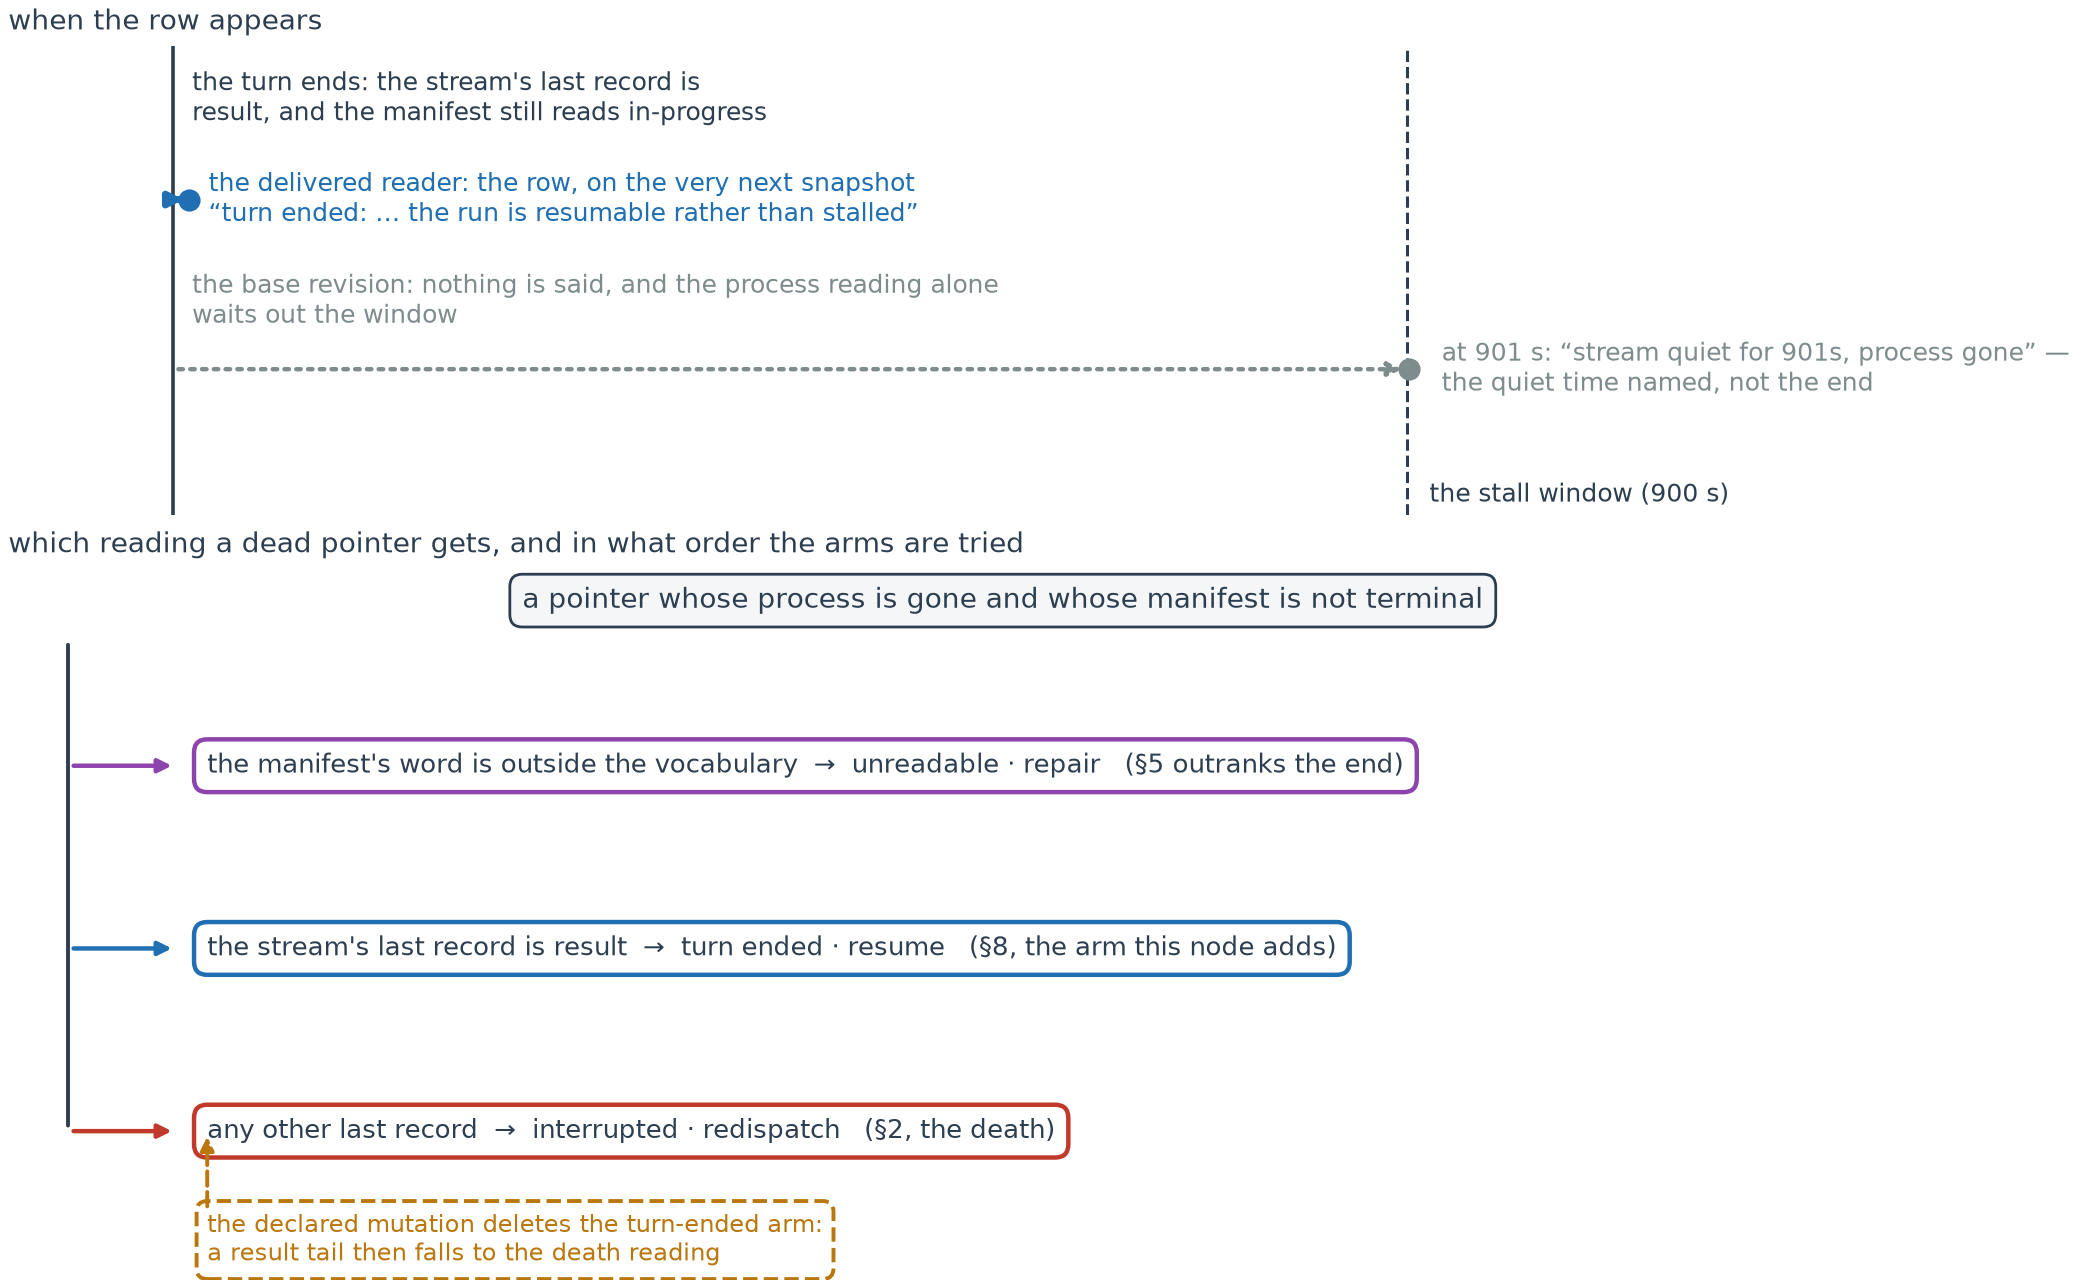

Reproduce this figure in Python.
"""Draw when a concluded turn's row appears, and which reading a dead pointer gets.

Top: a worker's turn ends with a result record and the process exits; the
delivered reader reports it on the next snapshot, while the base revision holds
the row behind the stall window and then names the quiet time instead of the
end. Bottom: the arms the reader tries, in order, and the reading and verb each
one composes, with the declared mutation shown removing the middle arm so a
result tail falls through to the death reading.
"""

from __future__ import annotations

from pathlib import Path

import matplotlib

matplotlib.use("Agg")
import matplotlib.pyplot as plt

WINDOW = 900.0
ROW_AT = 2.0
INK = "#2c3e50"
ENDED = "#1f6fb2"
STALL = "#7f8c8d"
PRECEDENCE = "#8e44ad"
DEATH = "#c0392b"
MUTANT = "#b9770e"
OUT = Path(__file__).with_suffix(".png")


def _timeline(axis) -> None:
    axis.set_xlim(-120, 1330)
    axis.set_ylim(-0.9, 2.0)
    axis.axis("off")
    axis.set_title("when the row appears", fontsize=10, color=INK, loc="left")

    axis.axvline(0, color=INK, linewidth=1.3)
    axis.text(
        14,
        1.86,
        "the turn ends: the stream's last record is\n"
        "result, and the manifest still reads in-progress",
        fontsize=9,
        color=INK,
        va="top",
    )

    axis.axvline(WINDOW, color=INK, linewidth=1.1, linestyle="--")
    axis.text(
        WINDOW + 16,
        -0.82,
        "the stall window (900 s)",
        fontsize=9,
        color=INK,
    )

    axis.annotate(
        "",
        xy=(ROW_AT + 10, 1.05),
        xytext=(0, 1.05),
        arrowprops=dict(arrowstyle="-|>", color=ENDED, linewidth=2.4),
    )
    axis.plot([ROW_AT + 10], [1.05], marker="o", color=ENDED, markersize=7)
    axis.text(
        ROW_AT + 24,
        1.05,
        "the delivered reader: the row, on the very next snapshot\n"
        "“turn ended: … the run is resumable rather than stalled”",
        fontsize=9,
        color=ENDED,
        va="center",
    )

    axis.text(
        14,
        0.42,
        "the base revision: nothing is said, and the process reading alone\n"
        "waits out the window",
        fontsize=9,
        color=STALL,
        va="center",
    )
    axis.plot([901], [0.0], marker="o", color=STALL, markersize=7)
    axis.text(
        925,
        0.0,
        "at 901 s: “stream quiet for 901s, process gone” —\n"
        "the quiet time named, not the end",
        fontsize=9,
        color=STALL,
        va="center",
    )
    axis.annotate(
        "",
        xy=(WINDOW, 0.0),
        xytext=(0, 0.0),
        arrowprops=dict(arrowstyle="-|>", color=STALL, linewidth=1.6, linestyle=":"),
    )


def _arm(axis, y, text, colour) -> None:
    axis.text(
        0.10,
        y,
        text,
        fontsize=9.5,
        color=INK,
        va="center",
        bbox=dict(
            boxstyle="round,pad=0.5",
            edgecolor=colour,
            facecolor="white",
            linewidth=1.6,
        ),
    )
    axis.annotate(
        "",
        xy=(0.085, y),
        xytext=(0.030, y),
        arrowprops=dict(arrowstyle="-|>", color=colour, linewidth=1.6),
    )


def _readings(axis) -> None:
    axis.set_xlim(0, 1)
    axis.set_ylim(0, 1)
    axis.axis("off")
    axis.set_title(
        "which reading a dead pointer gets, and in what order the arms are tried",
        fontsize=10,
        color=INK,
        loc="left",
    )

    axis.text(
        0.5,
        0.955,
        "a pointer whose process is gone and whose manifest is not terminal",
        fontsize=10,
        color=INK,
        ha="center",
        va="center",
        bbox=dict(boxstyle="round,pad=0.45", edgecolor=INK, facecolor="#f4f6f7"),
    )
    axis.annotate(
        "",
        xy=(0.030, 0.20),
        xytext=(0.030, 0.90),
        arrowprops=dict(arrowstyle="-", color=INK, linewidth=1.4),
    )

    _arm(
        axis,
        0.72,
        "the manifest's word is outside the vocabulary  →  "
        "unreadable · repair   (§5 outranks the end)",
        PRECEDENCE,
    )
    _arm(
        axis,
        0.46,
        "the stream's last record is result  →  "
        "turn ended · resume   (§8, the arm this node adds)",
        ENDED,
    )
    _arm(
        axis,
        0.20,
        "any other last record  →  "
        "interrupted · redispatch   (§2, the death)",
        DEATH,
    )

    axis.text(
        0.10,
        0.045,
        "the declared mutation deletes the turn-ended arm:\n"
        "a result tail then falls to the death reading",
        fontsize=8.5,
        color=MUTANT,
        va="center",
        bbox=dict(
            boxstyle="round,pad=0.45",
            edgecolor=MUTANT,
            facecolor="white",
            linewidth=1.4,
            linestyle="--",
        ),
    )
    axis.annotate(
        "",
        xy=(0.10, 0.20),
        xytext=(0.10, 0.085),
        arrowprops=dict(arrowstyle="-|>", color=MUTANT, linewidth=1.4, linestyle="--"),
    )


def main() -> None:
    figure = plt.figure(figsize=(10.5, 6.4), layout="constrained")
    grid = figure.add_gridspec(2, 1, height_ratios=[0.8, 1.2])
    _timeline(figure.add_subplot(grid[0]))
    _readings(figure.add_subplot(grid[1]))
    figure.savefig(OUT, dpi=200)
    print(OUT)


if __name__ == "__main__":
    main()
